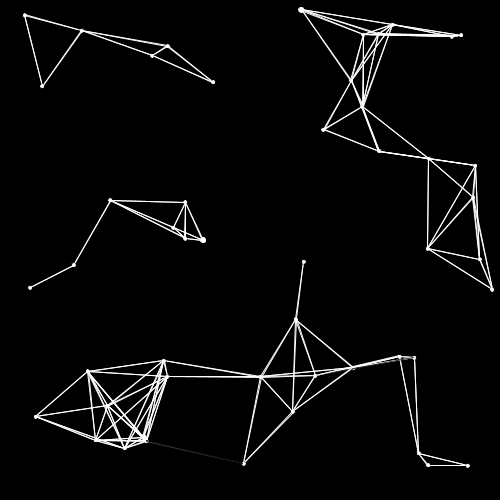
Frame 1 (no input)
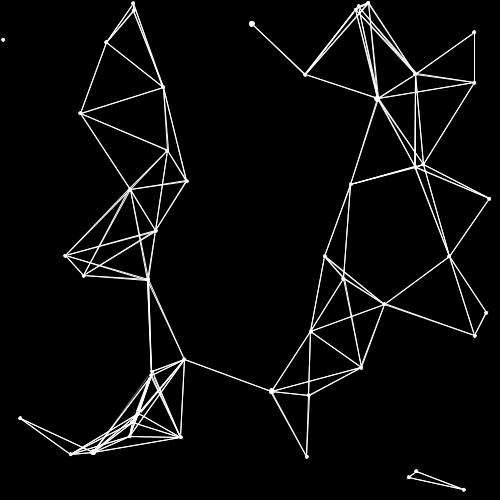
Frame 60 (the mouse pressed at the canvas centre just before this capture)
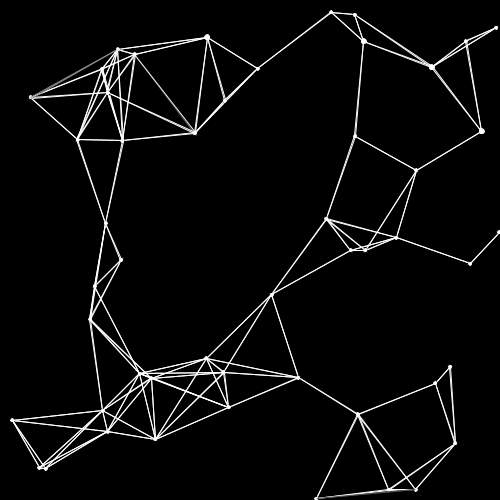
Frame 120 (the mouse held since frame 60 and released just before this capture)

The Processing sketch that drew these frames (run headless with seeded random() and noise(); from frame 60 on, the mouse is pressed at the canvas centre):

// Processing sketch: sketch_230928g
// ── sketch_230928g.pde
void setup(){
  size(500,500);
  for(int i=0; i<N; i++){
    x[i] = random(500);
    y[i] = random(500);
    dx[i] = random(-1,+1);
    dy[i] = random(-1,+1);
  }
}
int N = 50;
float [] x = new float[N];
float [] y = new float[N];
float [] dx = new float[N];
float [] dy = new float[N];
void draw(){
  background(0);
  for(int i=0; i<N; i++){
    ellipse(x[i],y[i],5,5);
  for(int k=0; k<N; k++){
    float d = dist(x[i],y[i],x[k],y[k]);
    stroke(255*(100-d));
    if(d<100){
      line(x[i],y[i],x[k],y[k]);
      dx[i] += (x[k]-x[i])*0.00001;
      dx[i] += (y[k]-y[i])*0.00001;
    }
}
    x[i] += dx[i];
    y[i] +=dy[i];
    if(x[i]<0 || x[i]>500) dx[i] = -dx[i];
    if(y[i]<0 || y[i]>500) dy[i] = -dy[i];
  }
}
